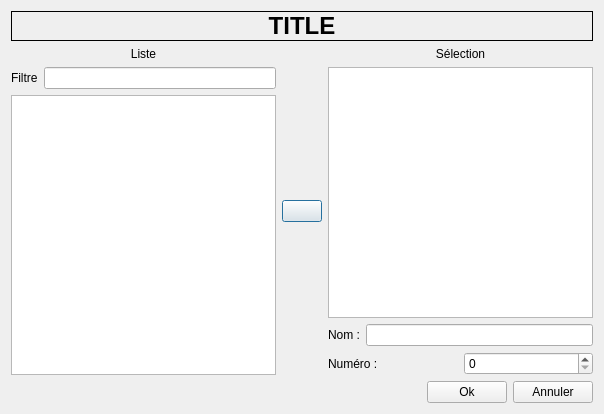
<?xml version="1.0" encoding="UTF-8"?>
<ui version="4.0">
 <class>SelectionWindow</class>
 <widget class="QDialog" name="SelectionWindow">
  <property name="geometry">
   <rect>
    <x>0</x>
    <y>0</y>
    <width>604</width>
    <height>414</height>
   </rect>
  </property>
  <layout class="QGridLayout" name="gridLayout">
   <item row="0" column="0">
    <widget class="QLabel" name="labelTitle">
     <property name="sizePolicy">
      <sizepolicy hsizetype="Preferred" vsizetype="Fixed">
       <horstretch>0</horstretch>
       <verstretch>0</verstretch>
      </sizepolicy>
     </property>
     <property name="font">
      <font>
       <pointsize>18</pointsize>
       <weight>75</weight>
       <bold>true</bold>
      </font>
     </property>
     <property name="frameShape">
      <enum>QFrame::Box</enum>
     </property>
     <property name="frameShadow">
      <enum>QFrame::Plain</enum>
     </property>
     <property name="text">
      <string>TITLE</string>
     </property>
     <property name="alignment">
      <set>Qt::AlignCenter</set>
     </property>
    </widget>
   </item>
   <item row="1" column="0">
    <layout class="QHBoxLayout" name="horizontalLayout_5">
     <item>
      <layout class="QVBoxLayout" name="verticalLayout_2">
       <item>
        <widget class="QLabel" name="label_2">
         <property name="text">
          <string>Liste</string>
         </property>
         <property name="alignment">
          <set>Qt::AlignCenter</set>
         </property>
        </widget>
       </item>
       <item>
        <layout class="QHBoxLayout" name="horizontalLayout_4">
         <item>
          <widget class="QLabel" name="label">
           <property name="text">
            <string>Filtre</string>
           </property>
          </widget>
         </item>
         <item>
          <widget class="QLineEdit" name="lineEditFilter"/>
         </item>
        </layout>
       </item>
       <item>
        <widget class="QTableWidget" name="playersTable">
         <property name="editTriggers">
          <set>QAbstractItemView::NoEditTriggers</set>
         </property>
         <property name="selectionMode">
          <enum>QAbstractItemView::SingleSelection</enum>
         </property>
         <property name="selectionBehavior">
          <enum>QAbstractItemView::SelectRows</enum>
         </property>
         <attribute name="horizontalHeaderStretchLastSection">
          <bool>true</bool>
         </attribute>
         <attribute name="verticalHeaderVisible">
          <bool>false</bool>
         </attribute>
        </widget>
       </item>
      </layout>
     </item>
     <item>
      <widget class="QPushButton" name="buttonSwap">
       <property name="text">
        <string/>
       </property>
       <property name="icon">
        <iconset resource="../assets/tanca.qrc">
         <normaloff>:/icons/arrow.png</normaloff>:/icons/arrow.png</iconset>
       </property>
      </widget>
     </item>
     <item>
      <layout class="QVBoxLayout" name="verticalLayout">
       <item>
        <widget class="QLabel" name="label_3">
         <property name="text">
          <string>Sélection</string>
         </property>
         <property name="alignment">
          <set>Qt::AlignCenter</set>
         </property>
        </widget>
       </item>
       <item>
        <widget class="QListWidget" name="selectionList">
         <property name="selectionBehavior">
          <enum>QAbstractItemView::SelectRows</enum>
         </property>
        </widget>
       </item>
       <item>
        <layout class="QHBoxLayout" name="horizontalLayout_2">
         <item>
          <widget class="QLabel" name="label_4">
           <property name="text">
            <string>Nom :</string>
           </property>
          </widget>
         </item>
         <item>
          <widget class="QLineEdit" name="lineName"/>
         </item>
        </layout>
       </item>
       <item>
        <layout class="QHBoxLayout" name="horizontalLayout_3">
         <item>
          <widget class="QLabel" name="label_number">
           <property name="text">
            <string>Numéro :</string>
           </property>
          </widget>
         </item>
         <item>
          <widget class="QSpinBox" name="spinSelectionNumber">
           <property name="minimum">
            <number>0</number>
           </property>
           <property name="maximum">
            <number>2000000</number>
           </property>
          </widget>
         </item>
        </layout>
       </item>
      </layout>
     </item>
    </layout>
   </item>
   <item row="2" column="0">
    <layout class="QHBoxLayout" name="horizontalLayout">
     <item>
      <spacer name="horizontalSpacer">
       <property name="orientation">
        <enum>Qt::Horizontal</enum>
       </property>
       <property name="sizeHint" stdset="0">
        <size>
         <width>40</width>
         <height>20</height>
        </size>
       </property>
      </spacer>
     </item>
     <item>
      <widget class="QPushButton" name="buttonOk">
       <property name="text">
        <string>Ok</string>
       </property>
      </widget>
     </item>
     <item>
      <widget class="QPushButton" name="buttonCancel">
       <property name="text">
        <string>Annuler</string>
       </property>
      </widget>
     </item>
    </layout>
   </item>
  </layout>
 </widget>
 <resources>
  <include location="../assets/tanca.qrc"/>
 </resources>
 <connections/>
</ui>
